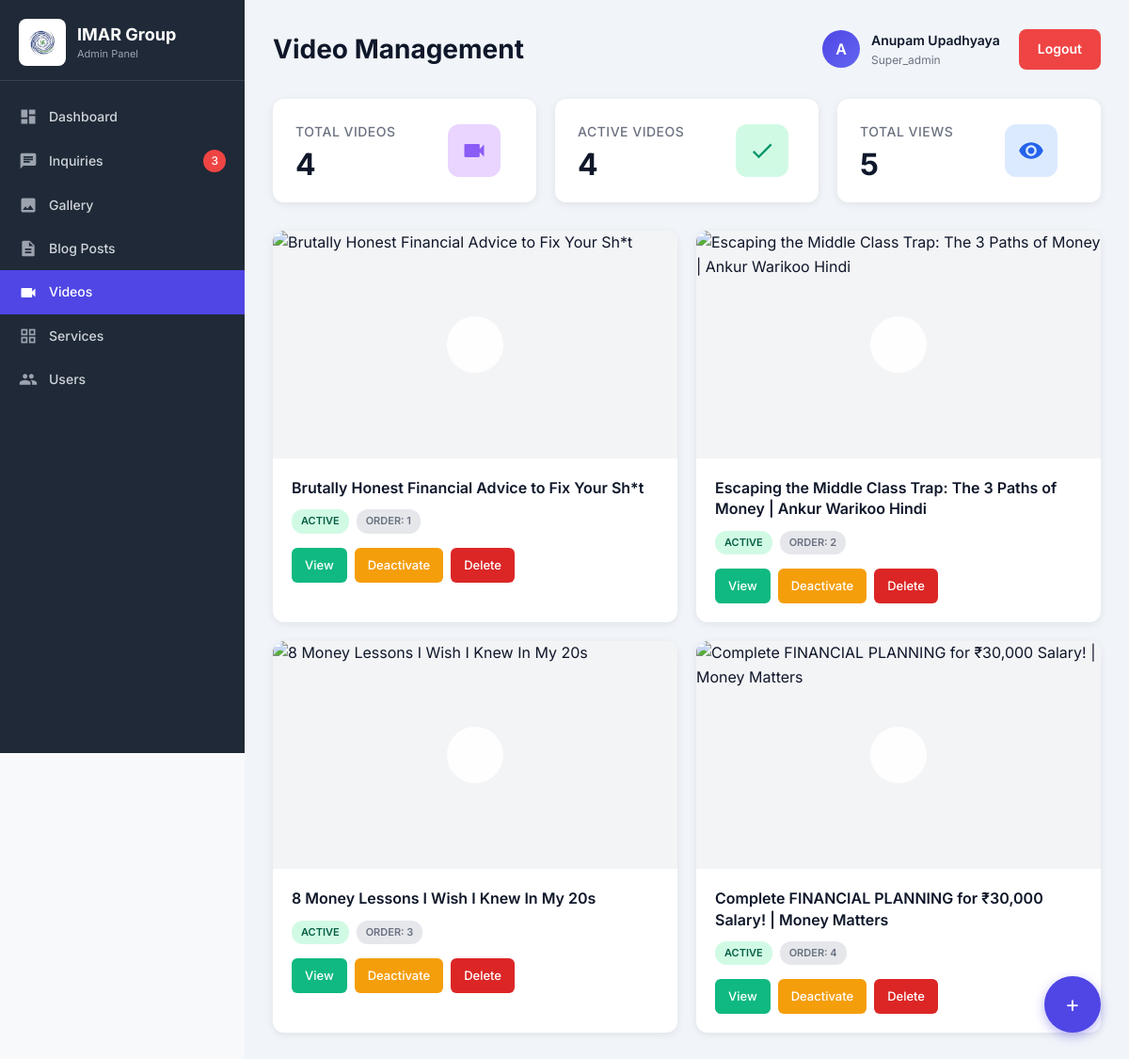
/admin/VIDEOS_CODE/videos.php (signed in), run on an earlier commit of the app's database.
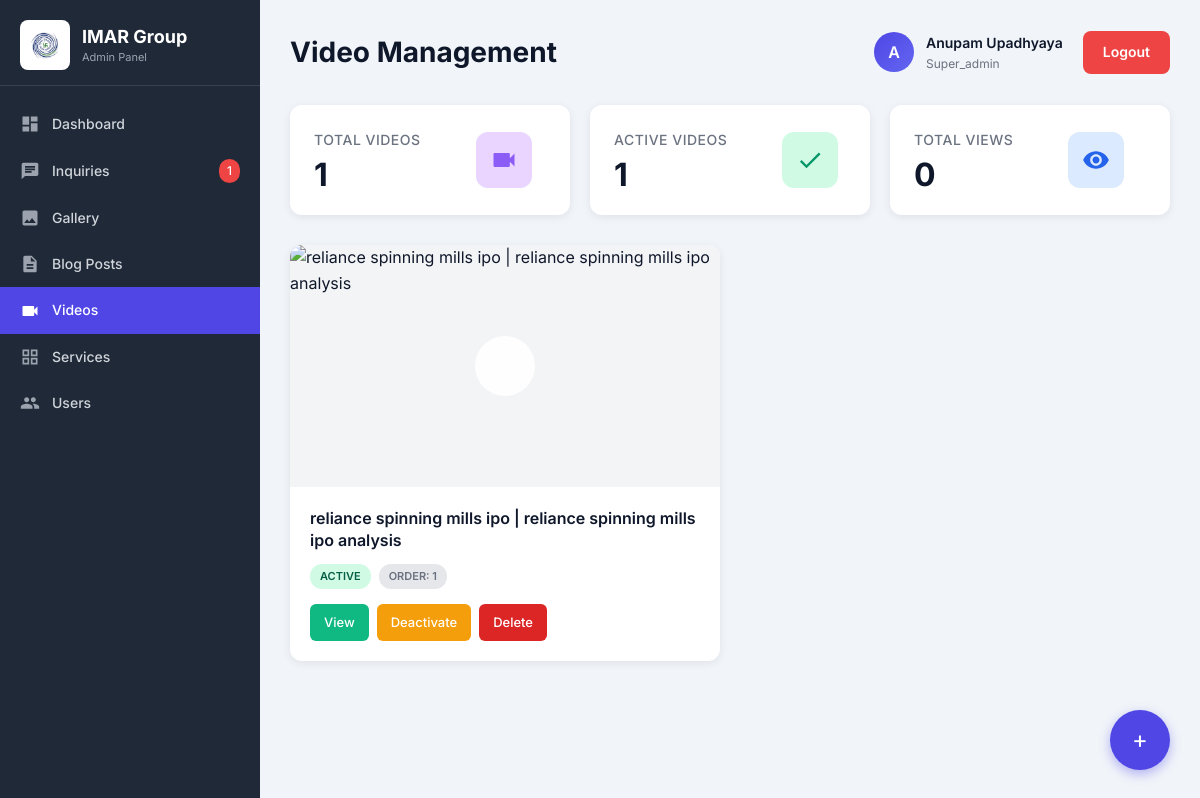
And on a later commit of the database.
### tables this page shows
CREATE TABLE `videos` (
  `id` int(11) NOT NULL,
  `title` varchar(255) NOT NULL,
  `youtube_url` varchar(500) NOT NULL,
  `youtube_id` varchar(50) NOT NULL,
  `thumbnail_url` varchar(500) DEFAULT NULL,
  `duration` varchar(20) DEFAULT NULL,
  `status` enum('active','inactive') DEFAULT 'active',
  `display_order` int(11) DEFAULT 0,
  `views` int(11) DEFAULT 0,
  `created_by` int(11) DEFAULT NULL,
  `created_at` timestamp NOT NULL DEFAULT current_timestamp(),
  `updated_at` timestamp NOT NULL DEFAULT current_timestamp() ON UPDATE current_timestamp()
);

### admin/VIDEOS_CODE/videos.php (the view, shortened to what this page needs)
<?php
require_once __DIR__ . '/../../config/config.php';
$admin_name = $_SESSION['admin_name'] ?? 'Admin';
$admin_initials = strtoupper(substr($admin_name, 0, 1));
$admin_role = $_SESSION['admin_role'] ?? 'editor';
$videos = $conn->query("SELECT * FROM videos ORDER BY display_order ASC, created_at DESC")->fetch_all(MYSQLI_ASSOC);
$stats = [
    'total' => $conn->query("SELECT COUNT(*) as count FROM videos")->fetch_assoc()['count'],
    'active' => $conn->query("SELECT COUNT(*) as count FROM videos WHERE status = 'active'")->fetch_assoc()['count'],
    'views' => $conn->query("SELECT SUM(views) as count FROM videos")->fetch_assoc()['count'] ?? 0
];
?>
<!DOCTYPE html>
<html lang="en">
<head>
    <link rel="stylesheet" href="../../css/styles.css">
    <link rel="stylesheet" href="../../css/dashboard.css">
</head>
<body>
<div class="dashboard">
    <?php include __DIR__ . '/../includes/sidebar.php'; ?>
    <div class="main-content">
        <div class="dashboard-header">
            <h1>Video Management</h1>
            <div class="header-actions">
                <div class="user-info">
                    <div class="user-avatar"><?php echo $admin_initials; ?></div>
                    <div>
                        <div style="font-weight: 600; font-size: 14px;"><?php echo htmlspecialchars($admin_name); ?></div>
                        <div style="font-size: 12px; color: #6b7280;"><?php echo ucfirst($admin_role); ?></div>
                    </div>
                </div>
                <a href="/Imar_Group_Admin_panel/admin/logout.php" class="logout-btn">Logout</a>
            </div>
        </div>
        <div class="stats-grid">
            <div class="stat-card">
                <div class="stat-content">
                    <div class="stat-info">
                        <h3>Total Videos</h3>
                        <div class="stat-value"><?php echo $stats['total']; ?></div>
                    </div>
                    <div class="stat-icon purple">
                        <svg viewBox="0 0 24 24"><path d="M17 10.5V7c0-.55-.45-1-1-1H4c-.55 0-1 .45-1 1v10c0 .55.45 1 1 1h12c.55 0 1-.45 1-1v-3.5l4 4v-11l-4 4z"/></svg>
                    </div>
                </div>
            </div>
            <div class="stat-card">
                <div class="stat-content">
                    <div class="stat-info">
                        <h3>Active Videos</h3>
                        <div class="stat-value"><?php echo $stats['active']; ?></div>
                    </div>
                    <div class="stat-icon green">
                        <svg viewBox="0 0 24 24"><path d="M9 16.2L4.8 12l-1.4 1.4L9 19 21 7l-1.4-1.4L9 16.2z"/></svg>
                    </div>
                </div>
            </div>
            <div class="stat-card">
                <div class="stat-content">
                    <div class="stat-info">
                        <h3>Total Views</h3>
                        <div class="stat-value"><?php echo number_format($stats['views']); ?></div>
                    </div>
                    <div class="stat-icon blue">
                        <svg viewBox="0 0 24 24"><path d="M12 4.5C7 4.5 2.73 7.61 1 12c1.73 4.39 6 7.5 11 7.5s9.27-3.11 11-7.5c-1.73-4.39-6-7.5-11-7.5zM12 17c-2.76 0-5-2.24-5-5s2.24-5 5-5 5 2.24 5 5-2.24 5-5 5zm0-8c-1.66 0-3 1.34-3 3s1.34 3 3 3 3-1.34 3-3-1.34-3-3-3z"/></svg>
                    </div>
                </div>
            </div>
        </div>
        <?php if (empty($videos)): ?>
            <div class="empty-state">
                <svg width="80" height="80" viewBox="0 0 24 24" fill="#d1d5db">
                    <path d="M17 10.5V7c0-.55-.45-1-1-1H4c-.55 0-1 .45-1 1v10c0 .55.45 1 1 1h12c.55 0 1-.45 1-1v-3.5l4 4v-11l-4 4z"/>
                </svg>
                <h3>No Videos Yet</h3>
                <p>Add your first YouTube video above</p>
            </div>
        <?php else: ?>
            <div class="video-grid">
                <?php foreach ($videos as $video): ?>
                    <div class="video-card">
                        <div class="video-thumbnail">
                            <div class="video-play-overlay">
                            </div>
                        </div>
                        <div class="video-content">
                            <div class="video-title"><?php echo htmlspecialchars($video['title']); ?></div>
                            <div class="video-meta">
                                <span class="badge badge-<?php echo $video['status']; ?>"><?php echo ucfirst($video['status']); ?></span>
                                <span class="badge badge-order">Order: <?php echo $video['display_order']; ?></span>
                            </div>
                            <div class="video-actions">
                                <a href="https://www.youtube.com/watch?v=<?php echo htmlspecialchars($video['youtube_id']); ?>"
                                   target="_blank" class="btn-small btn-view">
                                    <i class="fab fa-youtube"></i> View
                                </a>
                                <a href="?toggle=<?php echo $video['id']; ?>&status=<?php echo $video['status']; ?>"
                                   class="btn-small btn-toggle">
                                    <?php echo $video['status'] === 'active' ? 'Deactivate' : 'Activate'; ?>
                                </a>
                                <?php if ($admin_role !== 'editor'): ?>
                                    <a href="?delete=<?php echo $video['id']; ?>"
                                       class="btn-small btn-delete"
                                       onclick="return confirm('Are you sure you want to delete this video?')">
                                        Delete
                                    </a>
                                <?php endif; ?>
                            </div>
                        </div>
                    </div>
                <?php endforeach; ?>
            </div>
        <?php endif; ?>
        <a href="add-videos.php" class="add-new-btn" title="Add New video">+</a>
    </div>
</div>
</body>
</html>

### admin/includes/sidebar.php (shortened to what this page needs)
<?php
$current_path = $_SERVER['PHP_SELF'];
$base_url = '/Imar_Group_Admin_panel/admin';
if (strpos($current_path, '/admin/') !== false &&
    (strpos($current_path, 'BLOG_CODE') !== false ||
     strpos($current_path, 'GALLERY_CODE') !== false ||
     strpos($current_path, 'INQUIRY_CODE') !== false ||
     strpos($current_path, 'SERVICES_CODE') !== false ||
     strpos($current_path, 'VIDEOS_CODE') !== false)) {
    $logo_path = '../../assets/logo.png';
} else {
    $logo_path = '../assets/logo.png';
}
$new_inquiries_count = $conn->query("SELECT COUNT(*) as count FROM inquiries WHERE status = 'new'")->fetch_assoc()['count'] ?? 0;
?>
<div class="sidebar">
    <div class="sidebar-header">
        <div class="sidebar-logo">
            <div class="logo-container">
                <img src="<?php echo $logo_path; ?>" alt="IMAR Group Logo">
            </div>
            <div class="sidebar-logo-text">
                <h2>IMAR Group</h2>
                <p>Admin Panel</p>
            </div>
        </div>
    </div>
    <div class="sidebar-menu">
        <a href="<?php echo $base_url; ?>/dashboard.php" class="menu-item <?php echo basename($_SERVER['PHP_SELF']) === 'dashboard.php' ? 'active' : ''; ?>">
            <svg viewBox="0 0 24 24"><path d="M3 13h8V3H3v10zm0 8h8v-6H3v6zm10 0h8V11h-8v10zm0-18v6h8V3h-8z"/></svg>
            <span>Dashboard</span>
        </a>
        <a href="<?php echo $base_url; ?>/INQUIRY_CODE/inquiries.php" class="menu-item <?php echo strpos($_SERVER['PHP_SELF'], 'INQUIRY_CODE') !== false ? 'active' : ''; ?>">
            <svg viewBox="0 0 24 24">
                <path d="M20 2H4c-1.1 0-1.99.9-1.99 2L2 22l4-4h14c1.1 0 2-.9 2-2V4c0-1.1-.9-2-2-2zM6 9h12v2H6V9zm8 5H6v-2h8v2zm4-6H6V6h12v2z"/>
            </svg>
            <span>Inquiries</span>
            <?php if ($new_inquiries_count > 0): ?>
                <span style="margin-left: auto; background: #ef4444; color: white; padding: 2px 8px; border-radius: 12px; font-size: 12px;">
                    <?php echo $new_inquiries_count; ?>
                </span>
            <?php endif; ?>
        </a>
        <a href="<?php echo $base_url; ?>/GALLERY_CODE/gallery.php" class="menu-item <?php echo strpos($_SERVER['PHP_SELF'], 'GALLERY_CODE') !== false ? 'active' : ''; ?>">
            <svg viewBox="0 0 24 24"><path d="M21 19V5c0-1.1-.9-2-2-2H5c-1.1 0-2 .9-2 2v14c0 1.1.9 2 2 2h14c1.1 0 2-.9 2-2zM8.5 13.5l2.5 3.01L14.5 12l4.5 6H5l3.5-4.5z"/></svg>
            <span>Gallery</span>
        </a>
        <a href="<?php echo $base_url; ?>/BLOG_CODE/blog.php" class="menu-item <?php echo strpos($_SERVER['PHP_SELF'], 'BLOG_CODE') !== false ? 'active' : ''; ?>">
            <svg viewBox="0 0 24 24"><path d="M14 2H6c-1.1 0-1.99.9-1.99 2L4 20c0 1.1.89 2 1.99 2H18c1.1 0 2-.9 2-2V8l-6-6zm2 16H8v-2h8v2zm0-4H8v-2h8v2zm-3-5V3.5L18.5 9H13z"/></svg>
            <span>Blog Posts</span>
        </a>
        <a href="<?php echo $base_url; ?>/VIDEOS_CODE/videos.php" class="menu-item <?php echo strpos($_SERVER['PHP_SELF'], 'VIDEOS_CODE') !== false ? 'active' : ''; ?>">
            <svg viewBox="0 0 24 24"><path d="M17 10.5V7c0-.55-.45-1-1-1H4c-.55 0-1 .45-1 1v10c0 .55.45 1 1 1h12c.55 0 1-.45 1-1v-3.5l4 4v-11l-4 4z"/></svg>
            <span>Videos</span>
        </a>
        <a href="<?php echo $base_url; ?>/SERVICES_CODE/services.php" class="menu-item <?php echo strpos($_SERVER['PHP_SELF'], 'SERVICES_CODE') !== false ? 'active' : ''; ?>">
            <svg viewBox="0 0 24 24" fill="currentColor">
                <path d="M3 11h8V3H3v8zm2-6h4v4H5V5zm8-2v8h8V3h-8zm6 6h-4V5h4v4zM3 21h8v-8H3v8zm2-6h4v4H5v-4zm8 6h8v-8h-8v8zm2-6h4v4h-4v-4z"/>
            </svg>
            <span>Services</span>
        </a>
        <a href="<?php echo $base_url; ?>/users.php" class="menu-item <?php echo basename($_SERVER['PHP_SELF']) === 'users.php' ? 'active' : ''; ?>">
            <span>Users</span>
        </a>
    </div>
</div>

### css/styles.css (style rules this page uses)
* { margin: 0; padding: 0; box-sizing: border-box; font-family: 'Inter', -apple-system, BlinkMacSystemFont, 'Segoe UI', sans-serif; }
body { background-color: #f8f9fa; color: #0f172a; line-height: 1.6; }
a { text-decoration: none; color: inherit; }
.dashboard { display: flex; min-height: 100vh; background-color: #f8f9fa; }
.sidebar { width: 260px; background-color: #1f2937; color: #ffffff; display: flex; flex-direction: column; position: sticky; top: 0; height: 100vh; overflow-y: auto; }
.sidebar-header { padding: 20px 20px 15px 20px; border-bottom: 1px solid #374151; }
.sidebar-logo { display: flex; align-items: center; gap: 12px; }
.sidebar-logo .logo-container { width: 50px; height: 50px; flex-shrink: 0; display: flex; align-items: center; justify-content: center; background: #ffffff; border-radius: 8px; padding: 4px; }
.sidebar-logo .logo-container img { width: 100%; height: 100%; object-fit: contain; }
.sidebar-logo-text { display: flex; flex-direction: column; gap: 4px; }
.sidebar-logo-text h2 { font-size: 18px; font-weight: 700; margin: 0; line-height: 1.2; color: #ffffff; }
.sidebar-logo-text p { font-size: 11px; color: #9ca3af; margin: 0; line-height: 1.2; }
.sidebar-menu { flex: 1; display: flex; flex-direction: column; padding: 15px 0; }
.menu-item { display: flex; align-items: center; gap: 12px; padding: 12px 20px; cursor: pointer; transition: background 0.2s; color: #d1d5db; position: relative; }
.menu-item svg { width: 20px; height: 20px; fill: #9ca3af; flex-shrink: 0; }
.menu-item span { font-size: 14px; font-weight: 500; }
.menu-item.active { background-color: #4f46e5; color: #ffffff; }
.menu-item.active svg { fill: #ffffff; }
.main-content { flex: 1; padding: 30px; background-color: #f1f5f9; overflow-y: auto; }
.dashboard-header { display: flex; justify-content: space-between; align-items: center; margin-bottom: 30px; flex-wrap: wrap; gap: 15px; }
.dashboard-header h1 { font-size: 28px; font-weight: 700; color: #0f172a; }
.header-actions { display: flex; align-items: center; gap: 20px; }
.user-info { display: flex; align-items: center; gap: 12px; }
.user-avatar { width: 40px; height: 40px; background: linear-gradient(135deg, #4f46e5 0%, #6366f1 100%); color: #ffffff; border-radius: 50%; display: flex; align-items: center; justify-content: center; font-weight: 600; font-size: 16px; }
.logout-btn { padding: 10px 20px; border: none; border-radius: 8px; background-color: #ef4444; color: #ffffff; cursor: pointer; font-size: 14px; font-weight: 600; transition: background 0.3s; }
.stats-grid { display: grid; grid-template-columns: repeat(auto-fit, minmax(240px, 1fr)); gap: 20px; margin-bottom: 30px; }
.stat-card { background-color: #ffffff; padding: 20px; border-radius: 12px; display: flex; justify-content: space-between; align-items: center; box-shadow: 0 1px 3px rgba(0, 0, 0, 0.1); transition: transform 0.2s, box-shadow 0.2s; gap: 20px; }
.stat-info { flex: 1; }
.stat-value { font-size: 28px; font-weight: 700; color: #0f172a; }
.stat-icon { width: 50px; height: 50px; border-radius: 12px; display: flex; align-items: center; justify-content: center; flex-shrink: 0; }
.stat-icon svg { width: 24px; height: 24px; }
.stat-icon.blue { background-color: #dbeafe; }
.stat-icon.blue svg { fill: #2563eb; }
.stat-icon.green { background-color: #d1fae5; }
.stat-icon.green svg { fill: #059669; }
.stat-icon.purple { background-color: #e9d5ff; }
.stat-icon.purple svg { fill: #8b5cf6; }
.btn-delete { background-color: #dc2626 !important; color: white !important; }

What changed in the data, as far as the page shows it:
removed videos: title "Brutally Honest Financial Advice to Fix Your Sh*t", status "ACTIVE", display_order "1", shows "Deactivate"
removed videos: title "Escaping the Middle Class Trap: The 3 Paths of Money | Ankur Warikoo Hindi", status "ACTIVE", display_order "2", shows "Deactivate"
removed videos: title "8 Money Lessons I Wish I Knew In My 20s", status "ACTIVE", display_order "3", shows "Deactivate"
removed videos: title "Complete FINANCIAL PLANNING for ₹30,000 Salary! | Money Matters", status "ACTIVE", display_order "4", shows "Deactivate"
added videos: display_order "1", views "0", title "reliance spinning mills ipo | reliance spinning mills ipo analysis", status "ACTIVE", shows "Deactivate"
Also different on the page:
$new_inquiries_count: "3" → "1"
$stats['total']: "4" → (not shown)
$stats['active']: "4" → (not shown)
$stats['views']: "5" → (not shown)
